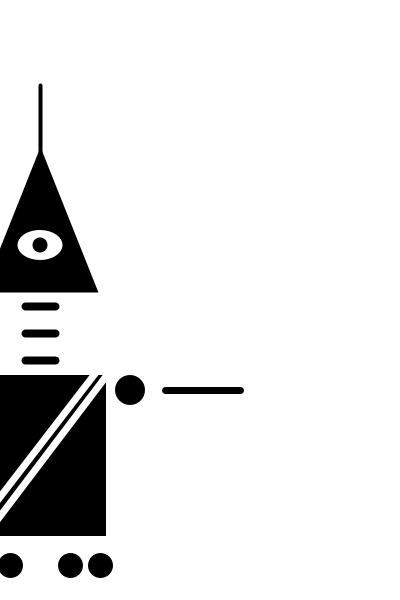
Frame 1 (no input)
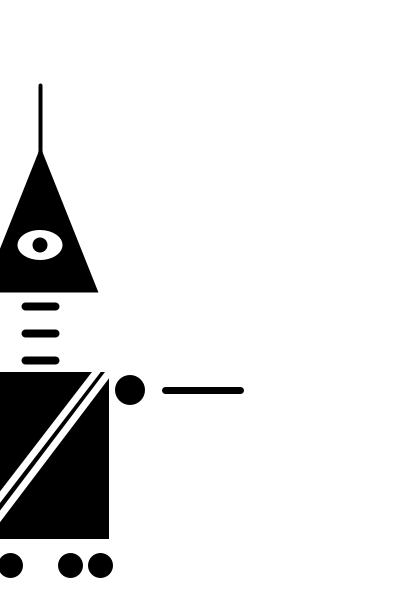
Frame 60 (the mouse pressed at the canvas centre just before this capture)
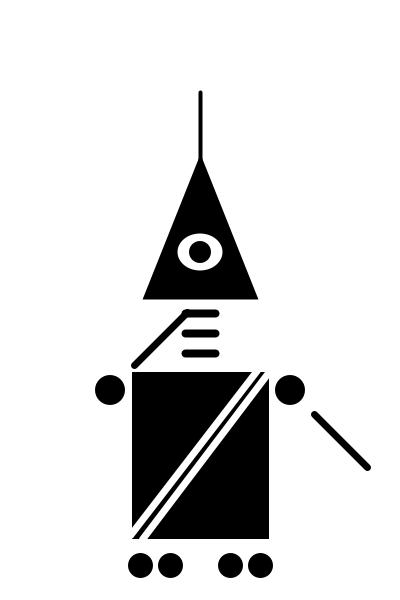
Frame 120 (the mouse held since frame 60 and released just before this capture)

The Processing sketch that drew these frames (run headless with seeded random() and noise(); from frame 60 on, the mouse is pressed at the canvas centre):

// Processing sketch: processing_56126
// ── processing_56126.pde

int n=18; //wheels
int yn=333; //neck lines Y
float easing = 0.02*40;


void setup() {
  size(400, 600);

  //background(255);
  smooth();
}


void draw() {

  background(255);
  float x0 = width/2;

  int targetX = mouseX;
  x0 += (targetX - x0) * easing;

  //--------------STATIC--------------------------

  //body
  fill(0);
  rect(x0-65, 375, 130, 160);
  strokeWeight(7);
  stroke(255);
  line(x0+57, 370, x0-70, 535);
  line(x0+70, 370, x0-58, 539);
  noFill();
  stroke(0);

  //wheels
  fill(0);
  ellipse(x0-60, 565, n, n);
  ellipse(x0-30, 565, n, n);
  ellipse(x0+60, 565, n, n);
  ellipse(x0+30, 565, n, n);
  //noFill();


  //---------------MOVING--------------------------

  //neck
  int neck = int(map(mouseY, 0, -height, 0, 15));
  int eye = int(map(mouseX, 0, width, 0, 15));

  strokeWeight(8);
  int a = 27;
  line(x0-15, yn-a-neck, x0+15, yn-a-neck);
  line(x0-15, yn, x0+15, yn);
  line(x0-15, yn+a+neck, x0+15, yn+a+neck);

  //head
  strokeWeight(4);
  line(x0, 85-neck, x0, 152-neck);
  triangle(x0, 152-neck, x0+55, 290-neck, x0-55, 290-neck);


 


  //eye
  noStroke();
  fill(255);
  ellipse(x0, 245-neck, 45, 30+(eye));
 // fill(0);
 
 //eye color condition
   float d = dist(mouseX, mouseY, x0, 245-neck);
  if (d < eye) {
      fill(int(random(255)),int(random(255)),int(random(255)));
  } 
  else {
    fill(0);
  }
  ellipse(x0, 245-neck, 15+eye, 15+eye);
  noFill();


  //hands
  fill(0);
  ellipse (x0-90, 390, 30, 30);  //left
  ellipse (x0+90, 390, 30, 30); //right
  noFill();
  strokeWeight(7);
  stroke(0);
  //line(x0+90, 425, x0+90, 500);
  //rotate(PI/12);
  //translate(110,390);
  
  
   float Rotat_number=0.25;  // Number of rotations per mouseX/width
   float angle = (map(-mouseX, 0, width, 0, Rotat_number*6.28));
   float X_arm1, Y_arm1;
   int Len1=110;      // Len of the arm
   int arm_radius1= 35;  // radius of the arm beginning
   
   X_arm1=Len1 * cos(angle);
   Y_arm1=Len1 * sin(angle); 
   
    line(arm_radius1 * cos(angle)+x0-90, arm_radius1 * sin(angle)+390, (X_arm1+x0-90), (Y_arm1+390));
  
  
  
  //line(x0-90, 425, x0-90, 500);
  
  
  
  
  //hand rotation
  //float Rotat_number=0.25;  // Number of rotations per mouseX/width
   float angle1 = (map(mouseX, 0, width, 0, Rotat_number*6.28));
   float X_arm, Y_arm;
   int Len=110;      // Len of the arm
   int arm_radius=35;  // radius of the arm beginning
   
   X_arm=Len * cos(angle1);
   Y_arm=Len * sin(angle1); 
   
    line(arm_radius * cos(angle1)+x0+90, arm_radius * sin(angle1)+390, X_arm+x0+90, Y_arm+390);
   

}
